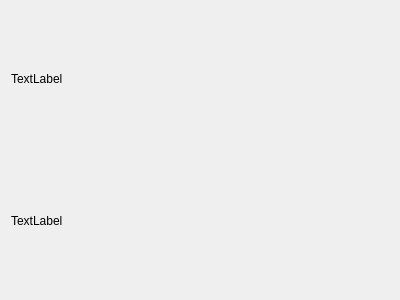
<?xml version="1.0" encoding="UTF-8"?>
<ui version="4.0">
 <class>helpwindow</class>
 <widget class="QDialog" name="helpwindow">
  <property name="geometry">
   <rect>
    <x>0</x>
    <y>0</y>
    <width>400</width>
    <height>300</height>
   </rect>
  </property>
  <property name="windowTitle">
   <string>Справка — Duplicate Finder</string>
  </property>
  <layout class="QGridLayout" name="gridLayout">
   <item row="0" column="0">
    <widget class="QLabel" name="label_1">
     <property name="text">
      <string>TextLabel</string>
     </property>
    </widget>
   </item>
   <item row="1" column="0">
    <widget class="QLabel" name="label_2">
     <property name="text">
      <string>TextLabel</string>
     </property>
    </widget>
   </item>
  </layout>
 </widget>
 <resources/>
 <connections/>
</ui>
